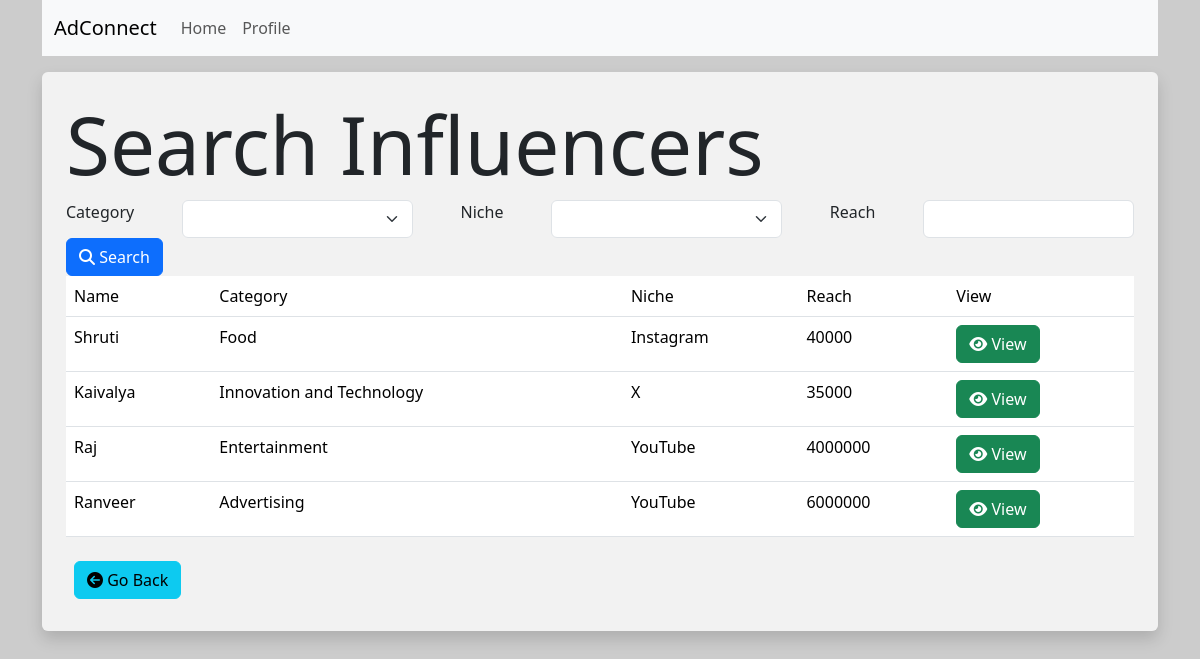
/sponsor/search (signed in), run on the app's committed database.
### models.py (models this page shows)
class Influencer(db.Model):
    __tablename__ = 'influencers'
    id = db.Column(db.Integer, primary_key=True)
    username = db.Column(db.String(128),unique=True,nullable=False)
    passhash = db.Column(db.String(256),nullable=False)
    name = db.Column(db.String(64),nullable=True)
    category = db.Column(db.String(128),nullable=False)
    niche = db.Column(db.String(128),nullable=False)
    reach = db.Column(db.Integer)
    ad_requests = db.relationship('AdRequest', back_populates='influencer')

### routes.py (the view)
@app.route("/sponsor/search")
@sponsor_required
def search_influencer():
    categories = [influencer.category for influencer in Influencer.query.distinct(Influencer.category).all()]
    niches = [influencer.niche for influencer in Influencer.query.distinct(Influencer.niche).all()]
    influencers = Influencer.query.all()
    return render_template("/sponsor/search_influencers.html", influencers = influencers, categories=categories, niches=niches)

### routes.py (called while the page is built)
def sponsor_required(inner_func):
    @wraps(inner_func)
    def decorated_func(*args, **kwargs):
        if session.get("id"):
            if session.get("user_type") == "sponsor":
                if session['is_flagged'] == True:
                    flash("Error : Your account has been flagged. Please contact our support team at support@adconnect.in ")
                    return redirect(url_for('login'))
                else:
                    return inner_func(*args, **kwargs)
            else:
                flash("Error : You are not authorized to access this page")
                return redirect(url_for('index'))
        else:
            flash("Error : Please log in to continue")
            return redirect(url_for('login'))
    return decorated_func

### templates/sponsor/search_influencers.html (shortened to what this page needs)
{% extends 'layout.html' %}
{% block content %}
<div class="p-4 bg-white bg-opacity-75 rounded shadow mt-3">
    <h1 class="display-1">Search Influencers</h1>
    <form action="{{ url_for('search_influencer_post')}}" method="POST">
        <div class="d-flex gap-5">
            <label for="category">Category</label>
            <select name="category" class="form-select">
                <option value=""></option>
                {% for category in categories %}
                    <option value="{{category}}">{{category}}</option>
                {% endfor %}
            </select>
            <label for="niche">Niche</label>
            <select name="niche" class="form-select">
                <option value=""></option>
                {% for niche in niches %}
                    <option value="{{niche}}">{{niche}}</option>
                {% endfor %}
            </select>
            <label for="reach">Reach</label>
            <input type="number" name="reach" class="form-control" min="0">
        </div>
        <button type="submit" class="btn btn-primary"><i class="fa-solid fa-magnifying-glass"></i> Search</button>
    </form>
    <table class="table table-hover">
        <thead>
            <tr>
                <td>Name</td>
                <td>Category</td>
                <td>Niche</td>
                <td>Reach</td>
                <td>View</td>
            </tr>
        </thead>
        <tbody>
            {% for influencer in influencers %}
                <tr>
                    <td>{{influencer.name}}</td>
                    <td>{{influencer.category}}</td>
                    <td>{{influencer.niche}}</td>
                    <td>{{influencer.reach}}</td>
                    <td><a href="{{url_for('view_influencer', id=influencer.id)}}" class="btn btn-success"><i class="fa-solid fa-eye"></i> View</a></td>
                </tr>
            {% else %}
                <h3 class="display-3">No influencers found.</h3>
            {% endfor %}
        </tbody>
    </table>
    <div class="form-group p-2">
        <a href="{{ url_for('sponsor_home') }}" class="btn btn-info"><i class="fa fa-arrow-circle-left"></i> Go Back</a>
    </div>
</div>
{% endblock %}

### templates/layout.html (style rules this page uses)
body { background-image: url('https://picsum.photos/1920/1080'); background-size: cover; background-repeat: no-repeat; background-attachment: fixed; }

### data on the page
Influencer: name "Shruti", category "Food", niche "Instagram", reach "40000"
Influencer: name "Kaivalya", category "Innovation and Technology", niche "X", reach "35000"
Influencer: name "Raj", category "Entertainment", niche "YouTube", reach "4000000"
Influencer: name "Ranveer", category "Advertising", niche "YouTube", reach "6000000"
